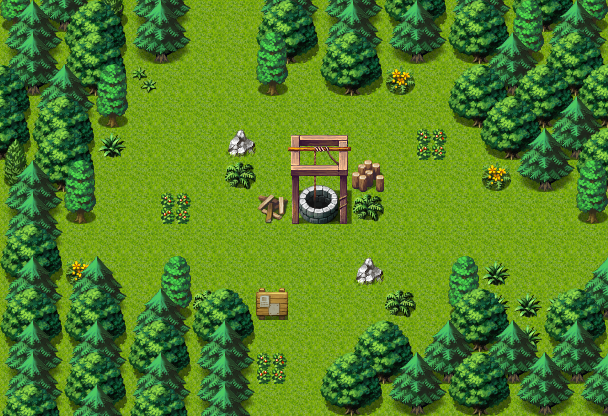

This game map was drawn from its Tiled (.tmx) file and the tilesets committed beside it. A one-line description and the full map source follow:
An orthogonal 19x13 tile map with 32x32 px tiles, 4 tile layers (Base, Layer1, Layer2, Layer3).

<map version="1.0" orientation="orthogonal" renderorder="right-down" width="19" height="13" tilewidth="32" tileheight="32" nextobjectid="1">
 <tileset firstgid="1" name="tileset" tilewidth="32" tileheight="32" tilecount="256" columns="16">
  <image source=":/tileset.png" width="512" height="512" />
  <tile id="86">
   <properties>
    <property name="solid" type="bool" value="true" />
   </properties>
  </tile>
  <tile id="87">
   <properties>
    <property name="solid" type="bool" value="true" />
   </properties>
  </tile>
  <tile id="97">
   <properties>
    <property name="solid" type="bool" value="true" />
   </properties>
  </tile>
  <tile id="99">
   <properties>
    <property name="solid" type="bool" value="true" />
   </properties>
  </tile>
  <tile id="114">
   <properties>
    <property name="solid" type="bool" value="true" />
   </properties>
  </tile>
  <tile id="117">
   <properties>
    <property name="solid" type="bool" value="true" />
   </properties>
  </tile>
  <tile id="148">
   <properties>
    <property name="solid" type="bool" value="true" />
   </properties>
  </tile>
  <tile id="160">
   <properties>
    <property name="solid" type="bool" value="true" />
   </properties>
  </tile>
  <tile id="161">
   <properties>
    <property name="solid" type="bool" value="true" />
   </properties>
  </tile>
  <tile id="165">
   <properties>
    <property name="solid" type="bool" value="true" />
   </properties>
  </tile>
  <tile id="166">
   <properties>
    <property name="solid" type="bool" value="true" />
   </properties>
  </tile>
  <tile id="178">
   <properties>
    <property name="solid" type="bool" value="true" />
   </properties>
  </tile>
  <tile id="179">
   <properties>
    <property name="solid" type="bool" value="true" />
   </properties>
  </tile>
  <tile id="194">
   <properties>
    <property name="solid" type="bool" value="true" />
   </properties>
  </tile>
  <tile id="195">
   <properties>
    <property name="solid" type="bool" value="true" />
   </properties>
  </tile>
 </tileset>
 <layer name="Base" width="19" height="13">
  <data encoding="csv">
1,1,1,1,1,1,1,1,1,1,1,1,1,1,1,1,1,1,1,
1,1,1,1,1,1,1,1,1,1,1,1,1,1,1,1,1,1,1,
1,1,1,1,1,1,1,1,1,1,1,1,1,1,1,1,1,1,1,
1,1,1,1,1,1,1,1,1,1,1,1,1,1,1,1,1,1,1,
1,1,1,1,1,1,1,1,1,1,1,1,1,1,1,1,1,1,1,
1,1,1,1,1,1,1,1,1,1,1,1,1,1,1,1,1,1,1,
1,1,1,1,1,1,1,1,1,1,1,1,1,1,1,1,1,1,1,
1,1,1,1,1,1,1,1,1,1,1,1,1,1,1,1,1,1,1,
1,1,1,1,1,1,1,1,1,1,1,1,1,1,1,1,1,1,1,
1,1,1,1,1,1,1,1,1,1,1,1,1,1,1,1,1,1,1,
1,1,1,1,1,1,1,1,1,1,1,1,1,1,1,1,1,1,1,
1,1,1,1,1,1,1,1,1,1,1,1,1,1,1,1,1,1,1,
1,1,1,1,1,1,1,1,1,1,1,1,1,1,1,1,1,1,1
</data>
 </layer>
 <layer name="Layer1" width="19" height="13">
  <data encoding="csv">
118,161,162,115,161,162,0,0,161,162,161,162,87,88,161,162,87,88,118,
161,162,87,88,161,162,0,0,87,88,161,162,161,162,87,88,118,161,162,
161,162,87,88,65,0,0,0,118,0,87,88,70,0,0,161,162,87,88,
88,161,162,118,0,0,0,0,0,0,0,0,0,0,87,88,87,88,87,
88,87,88,66,0,0,0,149,0,0,0,0,0,248,0,87,88,161,162,
115,87,88,0,0,0,0,67,0,0,0,166,0,0,0,70,161,162,87,
161,162,118,0,0,248,0,0,167,195,196,67,0,0,0,0,0,0,118,
161,162,0,0,0,0,0,0,0,0,0,0,0,0,0,0,0,0,0,
87,88,70,0,0,0,0,0,0,0,0,149,0,0,0,66,0,0,0,
161,162,161,162,0,118,67,0,98,0,0,0,67,0,118,66,66,66,161,
87,88,87,88,161,162,87,88,0,0,0,0,0,0,87,88,66,87,88,
161,162,161,162,87,88,161,162,248,0,0,87,88,161,162,161,162,161,162,
161,162,87,88,161,162,161,162,0,0,87,88,161,162,87,88,161,162,161
</data>
 </layer>
 <layer name="Layer2" width="19" height="13">
  <data encoding="csv">
145,146,71,72,145,146,0,0,71,72,145,146,145,146,71,72,102,145,146,
145,146,71,72,0,0,0,0,102,0,71,72,0,0,0,145,146,71,72,
72,145,146,102,0,0,0,0,0,0,0,0,0,0,71,72,71,72,71,
72,71,72,0,0,0,0,0,0,0,0,0,0,0,0,71,72,145,146,
99,71,72,0,0,0,0,0,0,0,0,0,0,0,0,0,145,146,71,
145,146,102,0,0,0,0,0,0,179,180,0,0,0,0,0,0,0,102,
145,146,0,0,0,0,0,0,0,0,0,0,0,0,0,0,0,0,0,
71,72,0,0,0,0,0,0,0,0,0,0,0,0,0,0,0,0,0,
145,146,145,146,0,102,0,0,0,0,0,0,0,0,102,0,0,0,145,
71,72,71,72,145,146,71,72,0,0,0,0,0,0,71,72,0,71,72,
145,146,145,146,71,72,145,146,0,0,0,71,72,145,146,145,146,145,146,
145,146,71,72,145,146,145,146,0,0,71,72,145,146,71,72,145,146,145,
71,72,145,146,71,72,145,146,0,0,0,0,0,0,0,0,0,0,0
</data>
 </layer>
 <layer name="Layer3" width="19" height="13">
  <data encoding="csv">
0,0,0,0,0,0,0,0,0,0,0,0,0,0,0,0,0,0,0,
0,0,0,0,0,0,0,0,0,0,0,0,0,0,0,0,0,0,0,
0,0,0,0,0,0,0,0,0,0,0,0,0,0,0,0,0,0,0,
0,0,0,0,0,0,0,0,0,0,0,0,0,0,0,0,0,0,0,
0,0,0,0,0,0,0,0,0,163,164,0,0,0,0,0,0,0,0,
0,0,0,0,0,0,0,0,0,0,0,0,0,0,0,0,0,0,0,
0,0,0,0,0,0,0,0,0,0,0,0,0,0,0,0,0,0,0,
0,0,0,0,0,0,0,0,0,0,0,0,0,0,0,0,0,0,0,
0,0,0,0,0,0,0,0,0,0,0,0,0,0,0,0,0,0,0,
0,0,0,0,0,0,0,0,0,0,0,0,0,0,0,0,0,0,0,
0,0,0,0,0,0,0,0,0,0,0,0,0,0,0,0,0,0,0,
0,0,0,0,0,0,0,0,0,0,0,0,0,0,0,0,0,0,0,
0,0,0,0,0,0,0,0,0,0,0,0,0,0,0,0,0,0,0
</data>
 </layer>
</map>